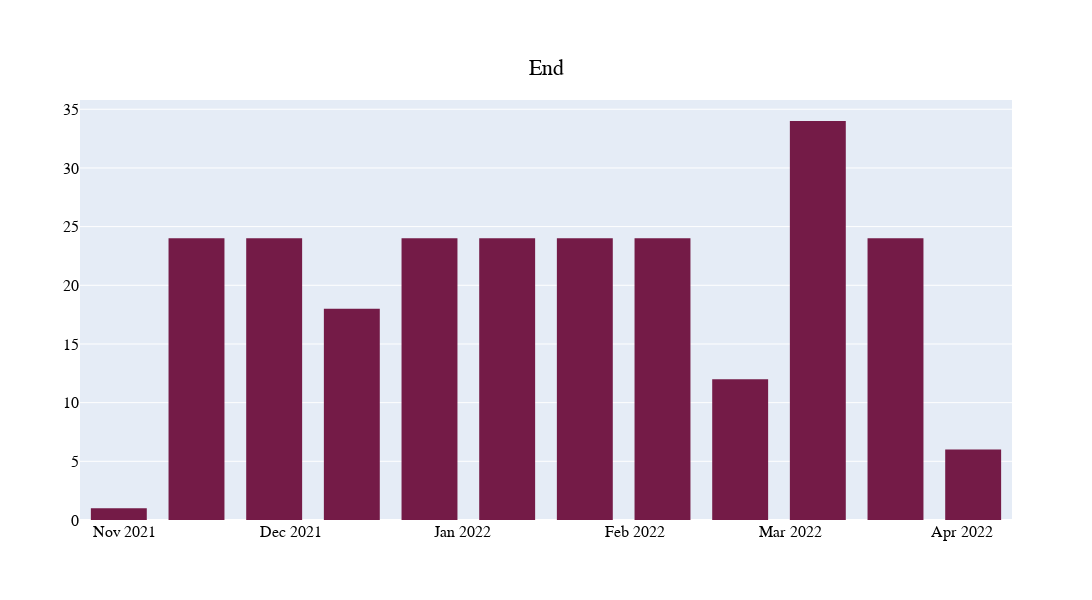

Write notebook code for a chart like this one.
### Code cell
fig = go.Figure()
fig.add_trace(go.Histogram(
    x=HotelBookingRuleNotifRQ.End,
    marker_color='#741b47'
))
fig.update_layout(
    title={'text':'End', 
           "y":0.9,
           "x":0.5,
           "xanchor":"center",
           "yanchor":"top"},
    width=1200,height=600,
    font=dict(
    family= "Courier New, monospace",
    size=16,
    color="Black"),
    bargap=0.2, 
    bargroupgap=0.1 
)

fig.show()

### Figure 1 — Plotly figure (JSON) as saved in the notebook; plotly's stock layout.template omitted (floating-point values rounded to 4 significant figures; data arrays with more than 128 entries replaced by an {"elided": "..."} marker saying what was removed)
{"data": [{"marker": {"color": "#741b47"}, "type": "histogram", "x": {"elided": "239 str values"}}], "layout": {"bargap": 0.2, "bargroupgap": 0.1, "font": {"color": "Black", "family": "Courier New, monospace", "size": 16}, "height": 600, "title": {"text": "End", "x": 0.5, "xanchor": "center", "y": 0.9, "yanchor": "top"}, "width": 1200}}
